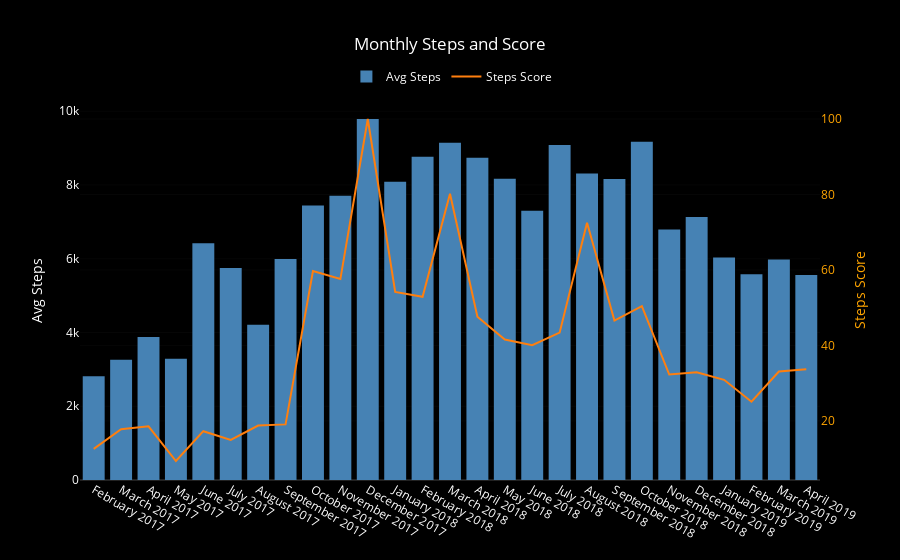

Write notebook code for a chart like this one.
### Code cell
bars = go.Bar(x=month_df.month_year, y=month_df.mean_steps,
              name='Avg Steps', yaxis='y1', marker={'color': 'steelblue'})

score_line = go.Scatter(x=month_df.month_year, y=month_df.steps_score,
                        name='Steps Score', yaxis='y2')

layout = go.Layout({'plot_bgcolor': 'black', 'paper_bgcolor': 'black', 'font': {'color': 'white'},
                    'title': 'Monthly Steps and Score', 'yaxis': {'title': 'Avg Steps'},
                    'legend': {'orientation': 'h', 'x': .36, 'y': 1.1},
                    'yaxis2': {'title': 'Steps Score', 'titlefont': {'color': 'orange'},
                               'tickfont': {'color': 'orange'}, 'overlaying': 'y', 'side': 'right'},
                    'xaxis': {'type': '-'}})

data = [bars, score_line]
fig = go.Figure(data=data, layout=layout)
iplot(fig)

### Figure 1 — Plotly figure (JSON) as saved in the notebook; plotly's stock layout.template omitted (floating-point values rounded to 4 significant figures)
{"data": [{"marker": {"color": "steelblue"}, "name": "Avg Steps", "type": "bar", "uid": "c2aa1544-b3b5-4d35-88ed-4447f0731374", "x": ["February 2017", "March 2017", "April 2017", "May 2017", "June 2017", "July 2017", "August 2017", "September 2017", "October 2017", "November 2017", "December 2017", "January 2018", "February 2018", "March 2018", "April 2018", "May 2018", "June 2018", "July 2018", "August 2018", "September 2018", "October 2018", "November 2018", "December 2018", "January 2019", "February 2019", "March 2019", "April 2019"], "y": [2814.0, 3263.0, 3880.0, 3286.0, 6418.0, 5750.0, 4211.0, 5992.0, 7443.0, 7711.0, 9790.0, 8088.0, 8767.0, 9145, 8737.0, 8171.0, 7303.0, 9084.0, 8313.0, 8162.0, 9171.0, 6794.0, 7129.0, 6032.0, 5578.0, 5977.0, 5562.0], "yaxis": "y"}, {"name": "Steps Score", "type": "scatter", "uid": "dbd16d11-63f9-4882-8367-852123ee1aa7", "x": ["February 2017", "March 2017", "April 2017", "May 2017", "June 2017", "July 2017", "August 2017", "September 2017", "October 2017", "November 2017", "December 2017", "January 2018", "February 2018", "March 2018", "April 2018", "May 2018", "June 2018", "July 2018", "August 2018", "September 2018", "October 2018", "November 2018", "December 2018", "January 2019", "February 2019", "March 2019", "April 2019"], "y": [12.6, 17.8, 18.6, 9.4, 17.3, 15, 18.8, 19.1, 59.7, 57.6, 100, 54.2, 52.9, 80.2, 47.6, 41.6, 40.1, 43.4, 72.5, 46.6, 50.4, 32.3, 32.9, 30.9, 25.1, 33.1, 33.7], "yaxis": "y2"}], "layout": {"font": {"color": "white"}, "legend": {"orientation": "h", "x": 0.36, "y": 1.1}, "paper_bgcolor": "black", "plot_bgcolor": "black", "title": {"text": "Monthly Steps and Score"}, "xaxis": {"type": "-"}, "yaxis": {"title": {"text": "Avg Steps"}}, "yaxis2": {"overlaying": "y", "side": "right", "tickfont": {"color": "orange"}, "title": {"font": {"color": "orange"}, "text": "Steps Score"}}}}
